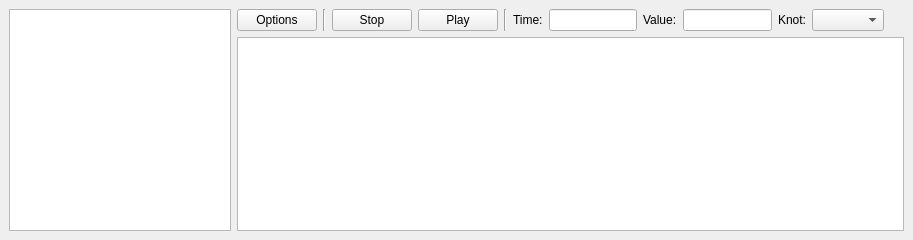
<?xml version="1.0" encoding="UTF-8"?>
<ui version="4.0">
 <class>AnimationEditorWidget</class>
 <widget class="QDockWidget" name="AnimationEditorWidget">
  <property name="geometry">
   <rect>
    <x>0</x>
    <y>0</y>
    <width>913</width>
    <height>240</height>
   </rect>
  </property>
  <property name="minimumSize">
   <size>
    <width>730</width>
    <height>240</height>
   </size>
  </property>
  <property name="windowTitle">
   <string>Curve Editor</string>
  </property>
  <widget class="QWidget" name="dockWidgetContents">
   <layout class="QHBoxLayout" name="horizontalLayout_2" stretch="1,3">
    <item>
     <widget class="QTreeView" name="treeView"/>
    </item>
    <item>
     <layout class="QVBoxLayout" name="verticalLayout">
      <item>
       <layout class="QHBoxLayout" name="horizontalLayout" stretch="0,0,0,0,0,0,0,0,0,0,0,0">
        <item>
         <widget class="QPushButton" name="btn_playbackOptions">
          <property name="text">
           <string>Options</string>
          </property>
         </widget>
        </item>
        <item>
         <widget class="Line" name="line">
          <property name="orientation">
           <enum>Qt::Vertical</enum>
          </property>
         </widget>
        </item>
        <item>
         <widget class="QPushButton" name="btn_stop">
          <property name="text">
           <string>Stop</string>
          </property>
         </widget>
        </item>
        <item>
         <widget class="QPushButton" name="btn_play">
          <property name="text">
           <string>Play</string>
          </property>
         </widget>
        </item>
        <item>
         <widget class="Line" name="line_2">
          <property name="orientation">
           <enum>Qt::Vertical</enum>
          </property>
         </widget>
        </item>
        <item>
         <widget class="QLabel" name="label">
          <property name="text">
           <string>Time:</string>
          </property>
         </widget>
        </item>
        <item>
         <widget class="QLineEdit" name="edit_key"/>
        </item>
        <item>
         <widget class="QLabel" name="label_2">
          <property name="text">
           <string>Value:</string>
          </property>
         </widget>
        </item>
        <item>
         <widget class="QLineEdit" name="edit_value"/>
        </item>
        <item>
         <widget class="QLabel" name="label_3">
          <property name="text">
           <string>Knot:</string>
          </property>
         </widget>
        </item>
        <item>
         <widget class="QComboBox" name="comboBox"/>
        </item>
        <item>
         <spacer name="horizontalSpacer">
          <property name="orientation">
           <enum>Qt::Horizontal</enum>
          </property>
          <property name="sizeHint" stdset="0">
           <size>
            <width>40</width>
            <height>20</height>
           </size>
          </property>
         </spacer>
        </item>
       </layout>
      </item>
      <item>
       <widget class="QGraphicsView" name="graphicsView">
        <property name="verticalScrollBarPolicy">
         <enum>Qt::ScrollBarAlwaysOff</enum>
        </property>
        <property name="horizontalScrollBarPolicy">
         <enum>Qt::ScrollBarAlwaysOff</enum>
        </property>
        <property name="renderHints">
         <set>QPainter::TextAntialiasing</set>
        </property>
       </widget>
      </item>
     </layout>
    </item>
   </layout>
  </widget>
 </widget>
 <resources/>
 <connections/>
</ui>
